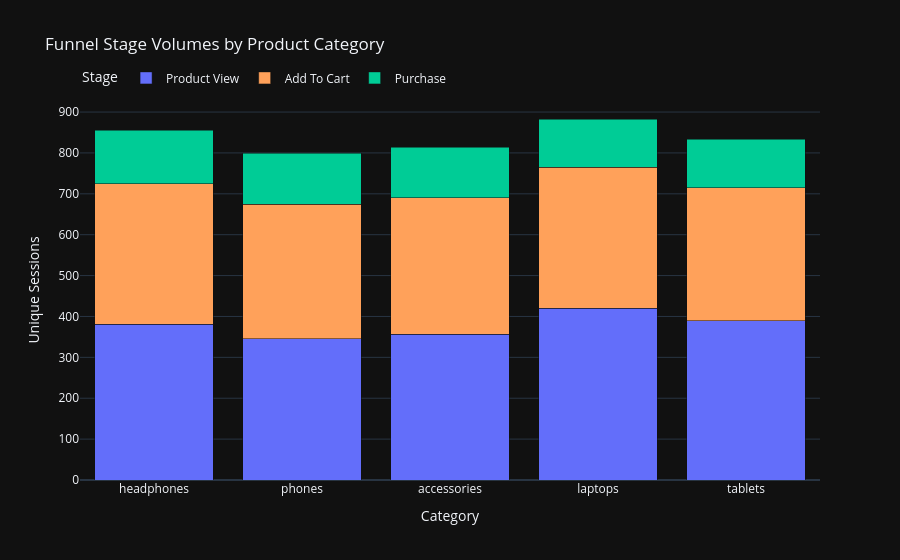
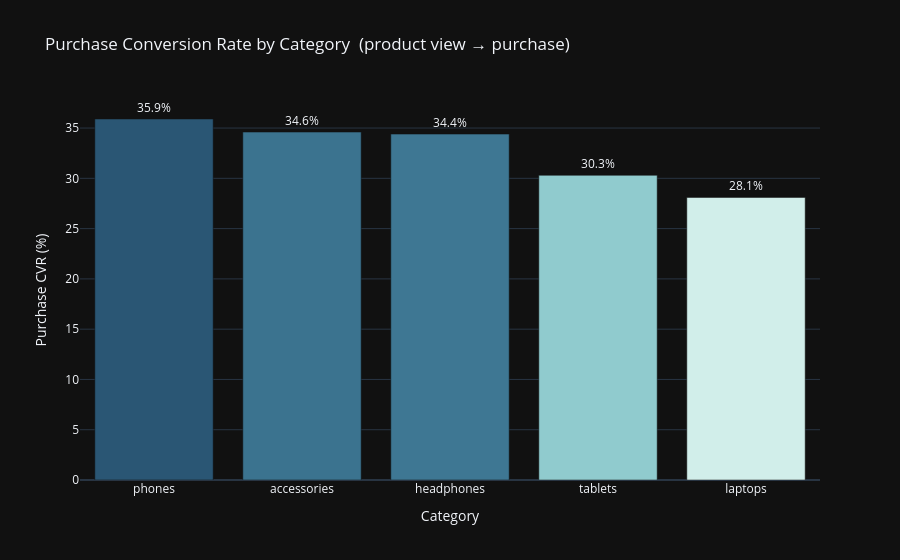

Write notebook code for charts like these, in order.
### Markdown cell above
## 4. Funnel by Product Category

Compares funnel performance across **phones, laptops, headphones, tablets,** and **accessories**.
Only events linked to a `product_id` are included so the category can be resolved from the products table.

### Code cell
cat_funnel = qry('''
    SELECT
        p.category,
        COUNT(DISTINCT CASE WHEN ce.event_type = 'product_view' THEN ce.session_id END) AS product_view,
        COUNT(DISTINCT CASE WHEN ce.event_type = 'add_to_cart'  THEN ce.session_id END) AS add_to_cart,
        COUNT(DISTINCT CASE WHEN ce.event_type = 'purchase'     THEN ce.session_id END) AS purchase
    FROM ecommerce.clickstream_events ce
    JOIN ecommerce.products p ON ce.product_id = p.product_id
    WHERE ce.product_id IS NOT NULL
    GROUP BY p.category
    ORDER BY purchase DESC
''')

cat_funnel['purchase_cvr'] = (
    cat_funnel['purchase'] / cat_funnel['product_view'].replace(0, pd.NA) * 100
).round(1)
display(cat_funnel)

# ── Stacked bar: absolute session volumes by stage and category ───────────────
cat_melt = cat_funnel[['category', 'product_view', 'add_to_cart', 'purchase']].melt(
    id_vars='category', var_name='stage', value_name='sessions'
)
cat_melt['stage'] = cat_melt['stage'].str.replace('_', ' ').str.title()

fig = px.bar(
    cat_melt,
    x='category', y='sessions',
    color='stage',
    barmode='stack',
    title='Funnel Stage Volumes by Product Category',
    labels={'category': 'Category', 'sessions': 'Unique Sessions', 'stage': 'Stage'},
    color_discrete_sequence=['#636EFA', '#FFA15A', '#00CC96'],
    template=DARK,
)
fig.update_layout(legend=dict(orientation='h', yanchor='bottom', y=1.02))
fig.show()

# ── Bar: purchase conversion rate by category ─────────────────────────────────
fig2 = px.bar(
    cat_funnel.sort_values('purchase_cvr', ascending=False),
    x='category', y='purchase_cvr',
    text='purchase_cvr',
    title='Purchase Conversion Rate by Category  (product view → purchase)',
    labels={'category': 'Category', 'purchase_cvr': 'Purchase CVR (%)'},
    color='purchase_cvr',
    color_continuous_scale='Teal',
    template=DARK,
)
fig2.update_traces(texttemplate='%{text}%', textposition='outside')
fig2.update_layout(coloraxis_showscale=False)
fig2.show()

### Figure 1 — Plotly figure (JSON) as saved in the notebook; plotly's stock layout.template omitted (floating-point values rounded to 4 significant figures)
{"data": [{"hovertemplate": "Stage=Product View<br>Category=%{x}<br>Unique Sessions=%{y}<extra></extra>", "legendgroup": "Product View", "marker": {"color": "#636EFA", "pattern": {"shape": ""}}, "name": "Product View", "orientation": "v", "showlegend": true, "textposition": "auto", "type": "bar", "x": ["headphones", "phones", "accessories", "laptops", "tablets"], "xaxis": "x", "y": [381, 345, 356, 420, 390], "yaxis": "y"}, {"hovertemplate": "Stage=Add To Cart<br>Category=%{x}<br>Unique Sessions=%{y}<extra></extra>", "legendgroup": "Add To Cart", "marker": {"color": "#FFA15A", "pattern": {"shape": ""}}, "name": "Add To Cart", "orientation": "v", "showlegend": true, "textposition": "auto", "type": "bar", "x": ["headphones", "phones", "accessories", "laptops", "tablets"], "xaxis": "x", "y": [344, 330, 335, 345, 325], "yaxis": "y"}, {"hovertemplate": "Stage=Purchase<br>Category=%{x}<br>Unique Sessions=%{y}<extra></extra>", "legendgroup": "Purchase", "marker": {"color": "#00CC96", "pattern": {"shape": ""}}, "name": "Purchase", "orientation": "v", "showlegend": true, "textposition": "auto", "type": "bar", "x": ["headphones", "phones", "accessories", "laptops", "tablets"], "xaxis": "x", "y": [131, 124, 123, 118, 118], "yaxis": "y"}], "layout": {"barmode": "stack", "legend": {"orientation": "h", "title": {"text": "Stage"}, "tracegroupgap": 0, "y": 1.02, "yanchor": "bottom"}, "title": {"text": "Funnel Stage Volumes by Product Category"}, "xaxis": {"anchor": "y", "domain": [0, 1], "title": {"text": "Category"}}, "yaxis": {"anchor": "x", "domain": [0, 1], "title": {"text": "Unique Sessions"}}}}

### Figure 2 — Plotly figure (JSON) as saved in the notebook; plotly's stock layout.template omitted (floating-point values rounded to 4 significant figures)
{"data": [{"hovertemplate": "Category=%{x}<br>Purchase CVR (%)=%{marker.color}<extra></extra>", "legendgroup": "", "marker": {"color": [35.9, 34.6, 34.4, 30.3, 28.1], "coloraxis": "coloraxis", "pattern": {"shape": ""}}, "name": "", "orientation": "v", "showlegend": false, "text": [35.9, 34.6, 34.4, 30.3, 28.1], "textposition": "outside", "texttemplate": "%{text}%", "type": "bar", "x": ["phones", "accessories", "headphones", "tablets", "laptops"], "xaxis": "x", "y": [35.9, 34.6, 34.4, 30.3, 28.1], "yaxis": "y"}], "layout": {"barmode": "relative", "coloraxis": {"colorbar": {"title": {"text": "Purchase CVR (%)"}}, "colorscale": [[0, "rgb(209, 238, 234)"], [0.1667, "rgb(168, 219, 217)"], [0.3333, "rgb(133, 196, 201)"], [0.5, "rgb(104, 171, 184)"], [0.6667, "rgb(79, 144, 166)"], [0.8333, "rgb(59, 115, 143)"], [1, "rgb(42, 86, 116)"]], "showscale": false}, "legend": {"tracegroupgap": 0}, "title": {"text": "Purchase Conversion Rate by Category  (product view → purchase)"}, "xaxis": {"anchor": "y", "domain": [0, 1], "title": {"text": "Category"}}, "yaxis": {"anchor": "x", "domain": [0, 1], "title": {"text": "Purchase CVR (%)"}}}}
